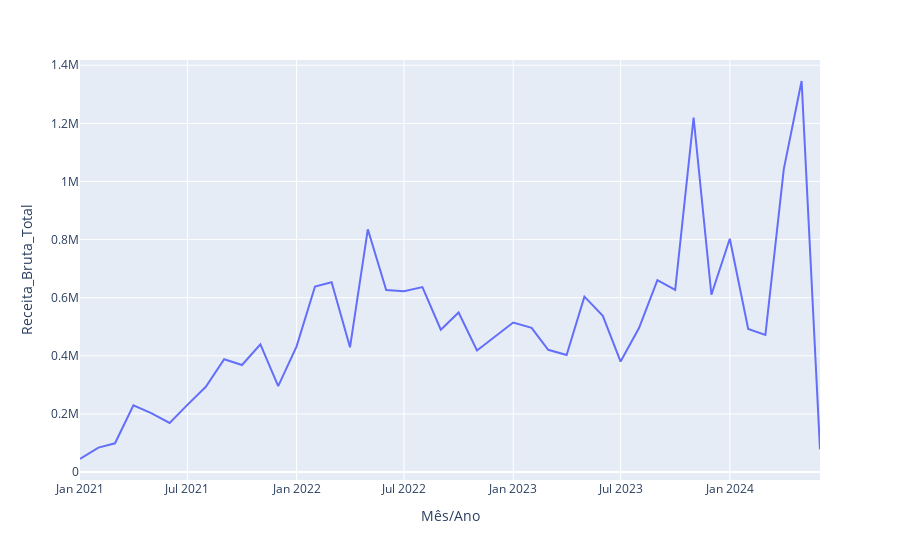

Notebook cell for this chart:
### Code cell
graficorec.show()

### Figure 1 — Plotly figure (JSON) as saved in the notebook; plotly's stock layout.template omitted (floating-point values rounded to 4 significant figures)
{"data": [{"hovertemplate": "Mês/Ano=%{x}<br>Receita_Bruta_Total=%{y}<extra></extra>", "legendgroup": "", "line": {"color": "#636efa", "dash": "solid"}, "marker": {"symbol": "circle"}, "mode": "lines", "name": "", "orientation": "v", "showlegend": false, "type": "scatter", "x": ["2021-01", "2021-02", "2021-03", "2021-04", "2021-05", "2021-06", "2021-07", "2021-08", "2021-09", "2021-10", "2021-11", "2021-12", "2022-01", "2022-02", "2022-03", "2022-04", "2022-05", "2022-06", "2022-07", "2022-08", "2022-09", "2022-10", "2022-11", "2022-12", "2023-01", "2023-02", "2023-03", "2023-04", "2023-05", "2023-06", "2023-07", "2023-08", "2023-09", "2023-10", "2023-11", "2023-12", "2024-01", "2024-02", "2024-03", "2024-04", "2024-05", "2024-06"], "xaxis": "x", "y": [44880.0, 83990.0, 98900.0, 229500.0, 202500.0, 169000.0, 231200.0, 293500.0, 388200.0, 368300.0, 439700.0, 295500.0, 432500.0, 638600.0, 653400.0, 429100.0, 835300.0, 626600.0, 622100.0, 636400.0, 489800.0, 549000.0, 418200.0, 464600.0, 514400.0, 496300.0, 420600.0, 403000.0, 603800.0, 537700.0, 380200.0, 495700.0, 660100.0, 626600.0, 1220000.0, 610100.0, 802800.0, 492300.0, 471800.0, 1043000.0, 1346000.0, 78050.0], "yaxis": "y"}], "layout": {"legend": {"tracegroupgap": 0}, "margin": {"t": 60}, "xaxis": {"anchor": "y", "domain": [0, 1], "title": {"text": "Mês/Ano"}}, "yaxis": {"anchor": "x", "domain": [0, 1], "title": {"text": "Receita_Bruta_Total"}}}}
